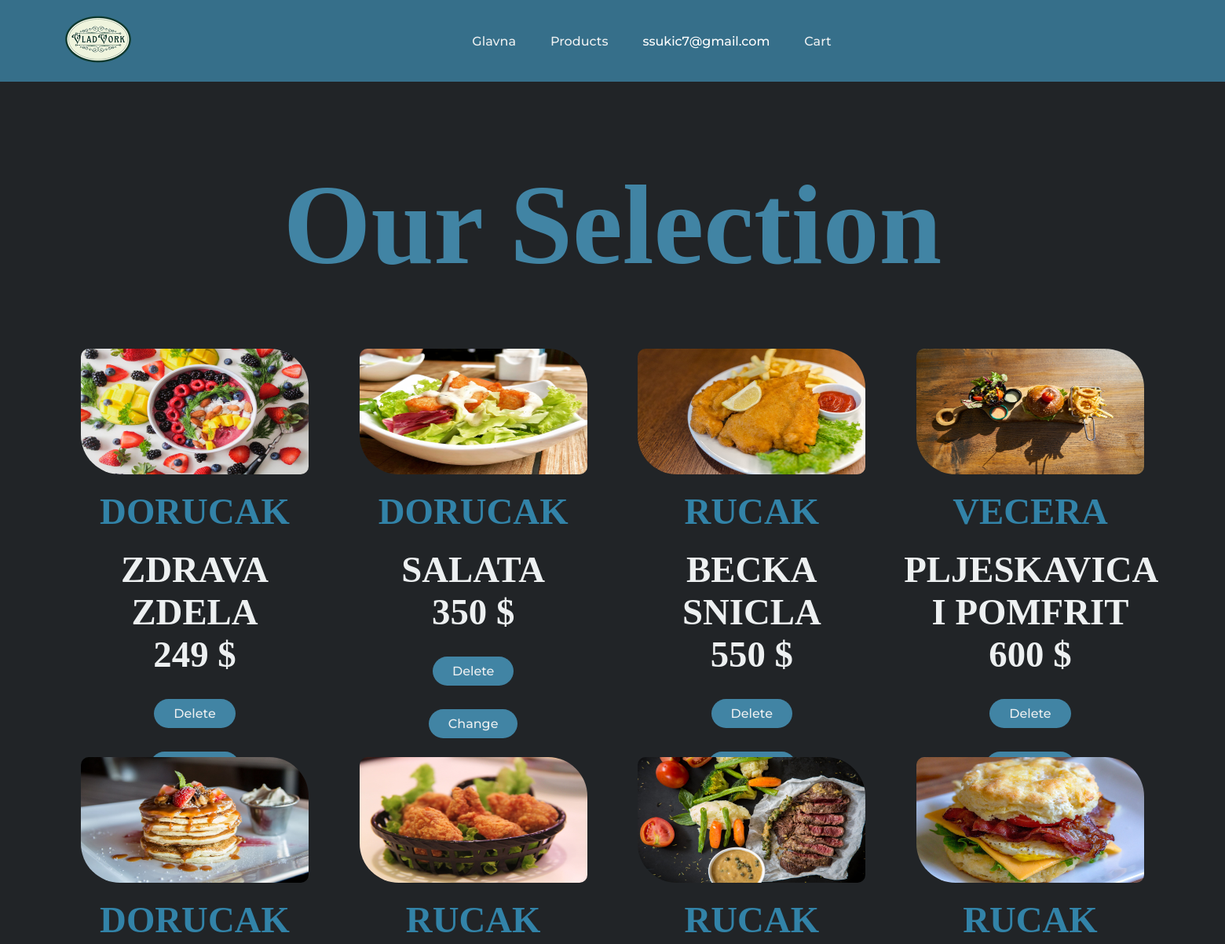
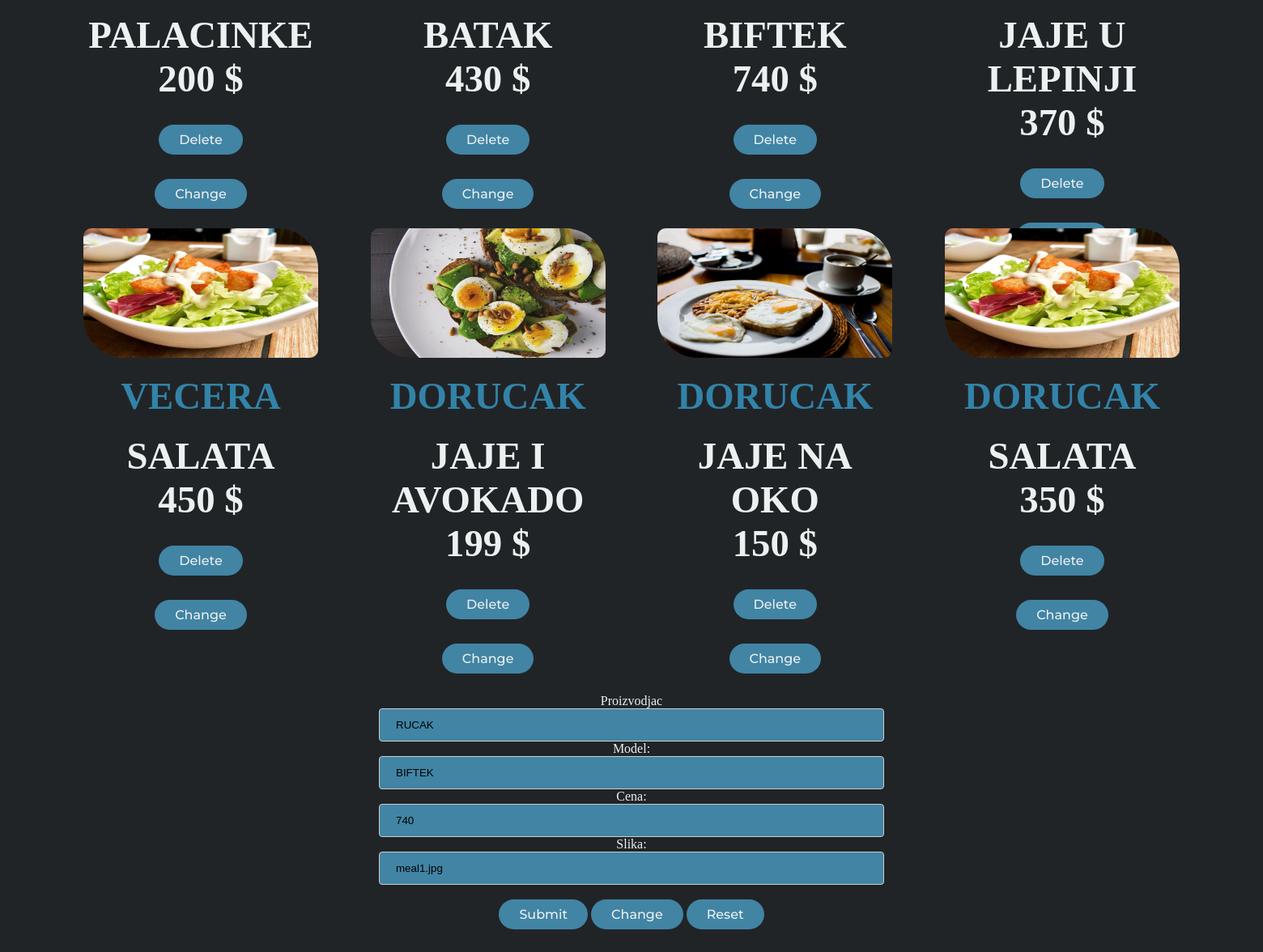
Screenshot of /admin.php?updateid=7 (signed in) with the database file from the repository (2 pictures, top to bottom).
### tables this page shows
CREATE TABLE `vozila` (
  `id_vozila` int(11) NOT NULL,
  `proizvodjac` varchar(64) NOT NULL,
  `model` varchar(64) NOT NULL,
  `cena` int(11) NOT NULL,
  `slika` varchar(64) NOT NULL
);

### admin.php (the view, shortened to what this page needs)
<!DOCTYPE html>
<html lang="en">
<head>
    <link rel="stylesheet" href="styleadmin3.css">
</head>
<?php
$connect = new mysqli(HOST,USER,PASS,DATABASE);
$sql_str = "";
if (isset($sql_str)) {
    $sql = "SELECT id_vozila, proizvodjac, model, cena, slika FROM vozila ". $sql_str;
    if ($result = $connect -> query($sql)) {
        while ($row = $result -> fetch_assoc()) {
            $products[] = $row;
        }
    }
}
if(isset($_GET['updateid'])){
$id1=$_GET['updateid'];
$sql1= "SELECT * FROM `vozila` WHERE `id_vozila`='$id1'";
$result=mysqli_query($connect,$sql1);
$row=mysqli_fetch_assoc($result);
$proizvodjac=$row['proizvodjac'];
$model=$row['model'];
$cena=$row['cena'];
$slika=$row['slika'];
}
?>
<body>
<header>
<a href="index.php"><img src="VladVorkPNG.png" alt="logo" class="logo" width="100px">
    </a>
        <nav>
            <ul class="nav__links">
                <li><a href="index.php">Glavna</a></li>
                <li><a href="products.php">Products</a></li>
                <?php
            if (isset($_SESSION['username']) OR isset($_SESSION['id_user']))
            {
                ?>
                <li>
<div class="dropdown">
  <a onclick="myFunctionDropDown()" class="dropbtn"><?php echo $_SESSION['username']  ?></a>
</div></li>
<li><a href="cart.php">Cart</a></li>
<?php
            }
            else
            {
                ?>
                <li class="nav-item">
                <a class="nav-link" href="login.php">Login/register</a>
            </li>
            <?php
            }
?>
            </ul>
        </nav>
    </header>
<section class ="events">
<div class="title">
    <h1>Our Selection</h1>
</div>
<div class="row">
    <?php
                    if (!empty($products)) {
                        foreach ($products as $key => $value) {
                            $id=$value['id_vozila'];
                            echo '<div class="col">
                                <img src="'.$value['slika'].'">
                                <h4>'.$value['proizvodjac'].'</h4>
                                <p>'.$value['model'].'<p>
                                <p>'.$value['cena'].' $</p>
                                <a href="admin.php?deleteid='.$id.'" class="cta"><button>Delete</button></a>
                                <a href="admin.php?updateid='.$id.'" class="cta"><button>Change</button></a>
                            </div>';
                        }
                    }
                    else {
                        echo '<div class="col">';
                    }
                ?>
</div>
</section>
<form name="form" method="post" id="forma1">
  <label for="proizvodjac">Proizvodjac</label><br>
  <input type="text" id="proizvodjac" name="proizvodjac" value=
  <?php
  if(isset($proizvodjac))
  echo $proizvodjac;
  ?> ><br>
  <label for="model">Model:</label><br>
  <input type="text" id="model" name="model" value=
  <?php
  if(isset($model))
  echo $model;
  ?> ><br>
  <label for="cena">Cena:</label><br>
  <input type="text" id="cena" name="cena" value=
  <?php
  if(isset($cena))
  echo $cena;
  ?> ><br>
  <label for="slika">Slika:</label><br>
  <input type="text" id="slika" name="slika" value=
  <?php
  if(isset($slika))
  echo $slika;
  ?> ><br>
   <br>
  <button type="submit" name="submitBtn">Submit</button>
  <button type="submit" name="izmeniBtn">Change </button>
  <button type="reset">Reset</button>
</form>
</body>
</html>

### styleadmin3.css (style rules this page uses)
* { -webkit-box-sizing: border-box; box-sizing: border-box; margin: 0; padding: 0; }
body { background-color: #212427; overflow-x: hidden; }
li, a, button { font-family: "Montserrat", sans-serif; font-weight: 500; font-size: 16px; color: #edf0f1; text-decoration: none; }
header { top: 0; background-color: #366f8a; display: -webkit-box; display: -ms-flexbox; display: flex; -webkit-box-pack: justify; -ms-flex-pack: justify; justify-content: space-between; -webkit-box-align: center; -ms-flex-align: center; align-items: center; padding: 0px 75px; width: 100%; }
button { padding: 9px 25px; background-color: #4184a4; border: none; border-radius: 50px; cursor: pointer; -webkit-transition: all 0.3s ease 0s; transition: all 0.3s ease 0s; }
section { width: 90%; margin: 80px auto; margin-top: 50px; }
.title { text-align: center; font-size: 4vmax; color: #3283a8; }
.row { padding: 0; margin: 0; display: -webkit-box; display: -ms-flexbox; display: flex; -webkit-box-pack: center; -ms-flex-pack: center; justify-content: center; -ms-flex-wrap: wrap; flex-wrap: wrap; -ms-flex-line-pack: center; align-content: center; }
.col { padding: 5px; width: 300px; height: 400px; margin: 20px; margin-bottom: 100px; color: white; font-weight: bold; font-size: 2em; text-align: center; }
.dropbtn { color: white; font-size: 16px; border: none; cursor: pointer; }
.dropdown { position: relative; display: inline-block; }
.col img { width: 600px; height: 160px; max-width: 100%; border-radius: 10px 50px 10px 50px; }
h4 { font-size: 3vmin; color: #3283a8; }
p { font-size: 3vmin; color: #edf0f1; padding: 0px; text-align: center; }
.events .cta { margin-top: 30px; }
input[type="text"], select { width: 40%; padding: 12px 20px; margin: 8px 20; display: inline-block; border: 1px solid #ccc; border-radius: 4px; -webkit-box-sizing: border-box; box-sizing: border-box; background-color: #4184a4; }
form { text-align: center; margin-bottom: 100px; }
form label { color: #edf0f1; }
h1 { font-size: 6vmax; }
.logo { cursor: pointer; }
.nav__links { list-style: none; }
.nav__links li { display: inline-block; padding: 0 20px; }
.nav__links li a { -webkit-transition: all 0.3s ease 0s; transition: all 0.3s ease 0s; }
section { width: 90%; margin: 80px auto; }
.title { margin-top: 100px; text-align: center; font-size: 15px; color: #4184a4; }
.row { display: -webkit-box; display: -ms-flexbox; display: flex; -webkit-box-align: center; -ms-flex-align: center; align-items: center; width: 100%; -webkit-box-pack: justify; -ms-flex-pack: justify; justify-content: space-between; }
.row .col { display: -webkit-box; display: -ms-flexbox; display: flex; -webkit-box-orient: vertical; -webkit-box-direction: normal; -ms-flex-direction: column; flex-direction: column; -webkit-box-align: center; -ms-flex-align: center; align-items: center; }
.events .row { margin-top: 50px; }
h4 { font-size: 3vmin; color: #3283a8; margin: 20px auto; }
p { text-align: center; color: #edf0f1; padding: 0px; }

### rows the page displays
vozila: slika (picture), proizvodjac "DORUCAK", model "ZDRAVA ZDELA", cena "249"
vozila: slika (picture), proizvodjac "DORUCAK", model "SALATA", cena "350"
vozila: slika (picture), proizvodjac "RUCAK", model "BECKA SNICLA", cena "550"
vozila: slika (picture), proizvodjac "VECERA", model "PLJESKAVICA I POMFRIT", cena "600"
vozila: slika (picture), proizvodjac "DORUCAK", model "PALACINKE", cena "200"
vozila: slika (picture), proizvodjac "RUCAK", model "BATAK", cena "430"
vozila: slika (picture), proizvodjac "RUCAK", model "BIFTEK", cena "740", slika "meal1.jpg"
vozila: slika (picture), proizvodjac "RUCAK", model "JAJE U LEPINJI", cena "370"
vozila: slika (picture), proizvodjac "VECERA", model "SALATA", cena "450"
vozila: slika (picture), proizvodjac "DORUCAK", model "JAJE I AVOKADO", cena "199"
vozila: slika (picture), proizvodjac "DORUCAK", model "JAJE NA OKO", cena "150"
vozila: slika (picture), proizvodjac "DORUCAK", model "SALATA", cena "350"

### other values shown
$_SESSION['username'] "ssukic7@gmail.com"
